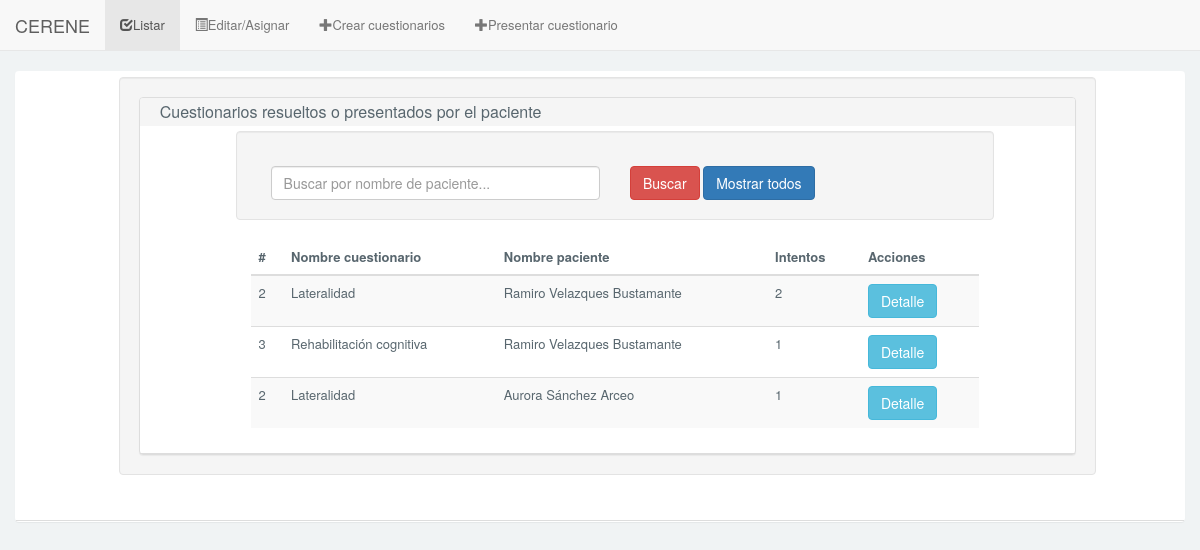
/Cuestionario/cuestionarioListarBuscarRP.php, run on the app's committed database.
### tables this page shows
CREATE TABLE IF NOT EXISTS `cuestionarioResuelto` (
  `idCuestionarioResuelto` INT NOT NULL AUTO_INCREMENT,
  `estatus` TINYINT(1) NULL,
  `fecha` DATE NULL,
  `tiempoInicio` TIME NULL,
  `tiempoFin` TIME NULL,
  `limiteTiempo` TIME NULL,
  `puntuacion` INT(3) NULL,
  `intento` INT(2) NULL,
  `idPaciente` INT NOT NULL,
  `idCuestionario` INT NOT NULL,
  PRIMARY KEY (`idCuestionarioResuelto`),
  INDEX `fk_cuestionarioResuelto_Paciente1_idx` (`idPaciente` ASC),
  INDEX `fk_cuestionarioResuelto_cuestionario1_idx` (`idCuestionario` ASC),
  CONSTRAINT `fk_cuestionarioResuelto_Paciente1`
    FOREIGN KEY (`idPaciente`)
    REFERENCES `Paciente` (`idPaciente`)
    ON DELETE NO ACTION
    ON UPDATE NO ACTION,
  CONSTRAINT `fk_cuestionarioResuelto_cuestionario1`
    FOREIGN KEY (`idCuestionario`)
    REFERENCES `cuestionario` (`idCuestionario`)
    ON DELETE NO ACTION
    ON UPDATE NO ACTION);

CREATE TABLE IF NOT EXISTS `cuestionario` (
  `idCuestionario` INT NOT NULL AUTO_INCREMENT,
  `nombre` VARCHAR(200) NOT NULL,
  PRIMARY KEY (`idCuestionario`));

CREATE TABLE IF NOT EXISTS `Paciente` (
  `idPaciente` INT NOT NULL AUTO_INCREMENT,
  `nombre` VARCHAR(100) NOT NULL,
  `apellidoPaterno` VARCHAR(100) NOT NULL,
  `apellidoMaterno` VARCHAR(100) NOT NULL,
  `numHermanos` INT NOT NULL,
  `lateralidad` VARCHAR(15) NOT NULL,
  `gradoEscolar` VARCHAR(45) NOT NULL,
  `fechaNacimiento` DATE NULL,
  `calle` VARCHAR(255) NULL,
  `numero` VARCHAR(45) NULL,
  `colonia` VARCHAR(100) NULL,
  `municipio` VARCHAR(100) NULL,
  `estado` VARCHAR(50) NULL,
  `cp` INT NULL,
  `genero` VARCHAR(10) NOT NULL,
  `foto` VARCHAR(255) NULL,
  PRIMARY KEY (`idPaciente`));

### Cuestionario/models/cuestionariosResueltos_models.php (called while the page is built, shortened)
<?php
	class cuestionariosResueltos_models{
		public static function buscarRP($cadena){
			$cadena = cuestionariosResueltos_models::dividirCadena($cadena);
			$sql = "SELECT cuestionarioresuelto.idCuestionarioResuelto, cuestionarioresuelto.idCuestionario, cuestionarioresuelto.idPaciente, cuestionario.nombre AS nombreCuestionario, paciente.nombre AS nombrePaciente, paciente.apellidoPaterno, paciente.apellidoMaterno, MAX(cuestionarioresuelto.intento) AS intentos FROM cuestionario INNER JOIN cuestionarioresuelto ON cuestionario.idCuestionario = cuestionarioresuelto.idCuestionario INNER JOIN paciente ON cuestionarioresuelto.idPaciente = paciente.idPaciente WHERE cuestionarioresuelto.estatus = '1' AND (paciente.nombre LIKE '%$cadena%' OR paciente.apellidoPaterno LIKE '%$cadena%' OR paciente.apellidoMaterno LIKE '%$cadena%') GROUP BY cuestionarioresuelto.idPaciente, cuestionarioresuelto.idCuestionario";
			$resultado = Conexion::consultaDevolver($sql);
			return $resultado;
		}
		public static function dividirCadena($cadena){
			$lon = strlen($cadena);
			$ind = 0;
			$nombre = "";
			for($k = 0; $k<$lon; $k++){
				$caracter = substr($cadena, $k, 1);
				if($caracter != " " && $ind == 0){
					$nombre = $nombre . $caracter;
				}else{
					if($caracter == " " && $ind == 0){
						$ind = 1;
					}
				}
			}
			return $nombre;
		}
	}
?>

### Cuestionario/conexion/conexion.php (called while the page is built, shortened)
<?php
	class Conexion{
		public static function conectar(){
		    $server = "localhost";
		    $user = "root";
		    $pass = "";
		    $bd = "cuestionario";
		    $conexion = mysqli_connect($server, $user, $pass,$bd);
		    return $conexion;
		}
		public static function consultaDevolver($sql){
			$conexion = Conexion::conectar();
		    mysqli_set_charset($conexion, "utf8");
		    $resultado = mysqli_query($conexion,$sql);
		    return $resultado;
		}
	}
?>

### Cuestionario/cuestionarioListarBuscarRP.php (the view, shortened to what this page needs)
<!DOCTYPE html>
<html lang="es">
    <?php include("design/head.php"); ?>
    <body>
        <?php
            include("design/header.php");
            include("php/cuestionariosResueltos.php");
            if(isset($_POST['nombre_RP'])){
                $cadena = $_POST['nombre_RP'];
            }else{
                $cadena = "";
            }
            $resultado = cuestionariosResueltos_models::buscarRP($cadena);
        ?>
        <div id="content" class="article-v1">
            <div class="col-md-12">
                <div class="panel">
                    <div class="panel-body">
                        <div class="panel-group">
                            <div class="row">
                                <div class="col-md-10 col-md-offset-1 well">
                                    <div class="panel panel-default">
                                        <div class="panel-heading">
                                            <h4 class="panel-title">
                                                Cuestionarios resueltos o presentados por el paciente
                                            </h4>
                                    </div>
                                    <div class="panel-body">
                                        <div class="col-md-10 col-md-offset-1 well">
                                            <form method="post" action="cuestionarioListarBuscarRP.php">
                                                <div class="form-group">
                                                    <div class="col-md-6">
                                                        <input class="form-control" id="nombre_RP" name="nombre_RP" placeholder="Buscar por nombre de paciente..." type="text" value="" />
                                                    </div>
                                                    <div class="col-md-6">
                                                        <input id="btn_buscar" name="btn_search" type="submit" class="btn btn-danger" value="Buscar" />
                                                        <input id="btn-todos" name="btn_search" type="submit" class="btn btn-primary" onclick="limpiarRP()" value="Mostrar todos" />
                                                    </div>
                                                </div>
                                            </form>
                                        </div>
                                        <div class="col-md-10 col-md-offset-1 bg-border table-responsive">
                                            <table class="table table-striped table-hover">
                                                <thead>
                                                    <tr>
                                                        <th>#</th>
                                                        <th>Nombre cuestionario</th>
                                                        <th>Nombre paciente</th>
                                                        <th>Intentos</th>
                                                        <th>Acciones</th>
                                                    </tr>
                                                </thead>
                                                <tbody>
                                                <?php
                                                    $i = 0;
                                                    while($row = mysqli_fetch_assoc($resultado)){
                                                ?>
                                                    <tr>
                                                        <td><?php echo $row['idCuestionario']; ?></td>
                                                        <td><?php echo $row['nombreCuestionario']; ?></td>
                                                        <td><?php echo $row['nombrePaciente'] . " " . $row['apellidoPaterno'] . " " . $row['apellidoMaterno']; ?></td>
                                                        <td><?php echo $row['intentos']; ?></td>
                                                        <td><a class="btn btn-info"  href="javascript:document.form_editar<?php echo $i; $i++; ?>.submit()">Detalle</a></td>
                                                    </tr>
                                                <?php } ?>
                                                </tbody>
                                            </table>
                                        </div>
                                    </div>
                                </div>
                            </div>
                        </div>
                </div>
            </div>
        </div>
        </div>
    </div>
</body>
</html>

### Cuestionario/css/estilos.css (style rules this page uses)
body { font-family: "Source Sans Pro","Helvetica Neue",Helvetica,Arial,sans-serif; font-size: 13px; background-color:#f0f3f4; line-height: 1.42857143 !important; color: #58666e !important; }
.panel-heading { line-height: 1.42857143 !important; color: #58666e !important; }
.panel-heading,.fc-head { padding: 0px; background: #F9F9F9; padding: 5px; padding-left: 20px; border-bottom: 1px solid #ddd; }
.panel-body { padding: 0px; padding: 5px; padding-left: 20px; border-bottom: 1px solid #ddd; }

### data on the page
cuestionarioresuelto: idCuestionario "2", idCuestionario.nombre "Lateralidad", idPaciente.nombre "Ramiro", idPaciente.apellidoPaterno "Velazques", idPaciente.apellidoMaterno "Bustamante", intentos "2"
cuestionarioresuelto: idCuestionario "3", idCuestionario.nombre "Rehabilitación cognitiva", idPaciente.nombre "Ramiro", idPaciente.apellidoPaterno "Velazques", idPaciente.apellidoMaterno "Bustamante", intentos "1"
cuestionarioresuelto: idCuestionario "2", idCuestionario.nombre "Lateralidad", idPaciente.nombre "Aurora", idPaciente.apellidoPaterno "Sánchez", idPaciente.apellidoMaterno "Arceo", intentos "1"
